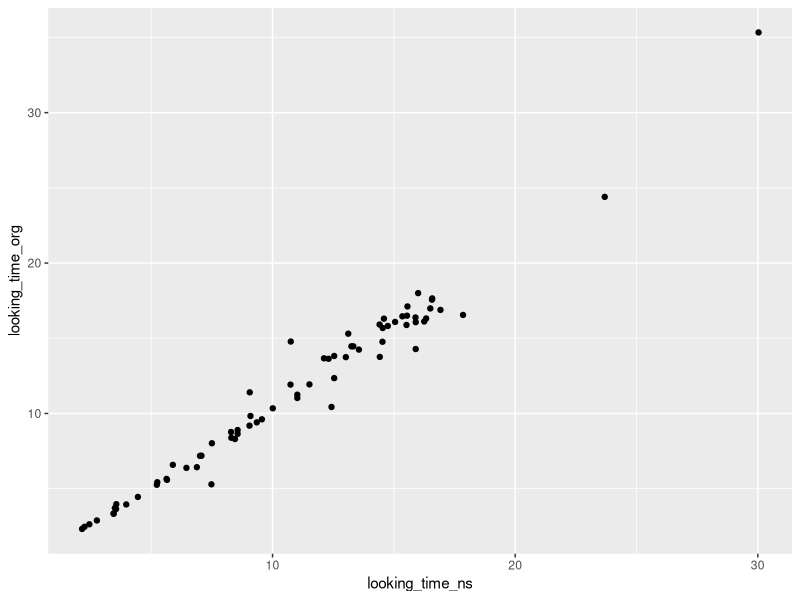
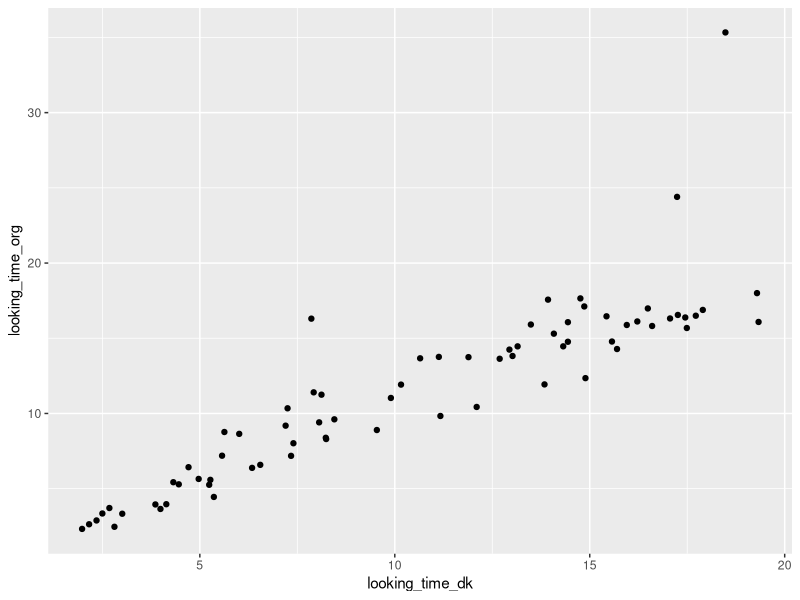
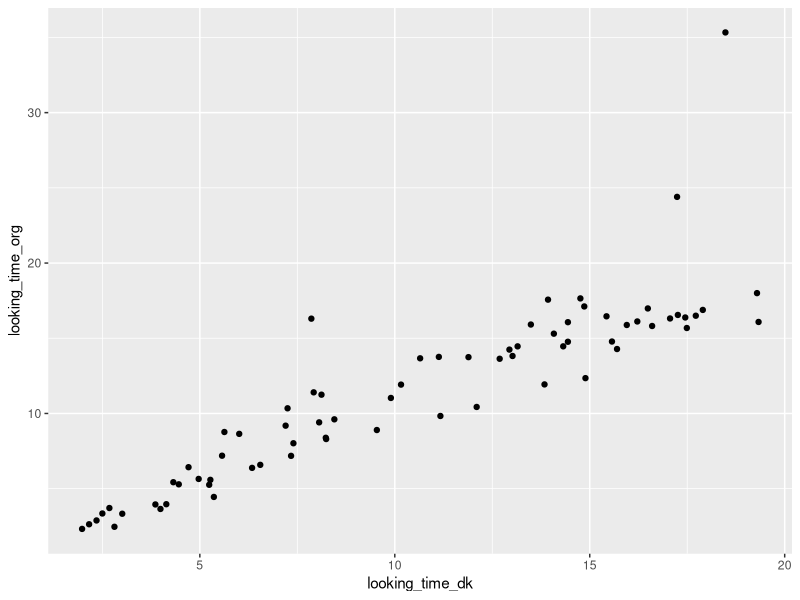
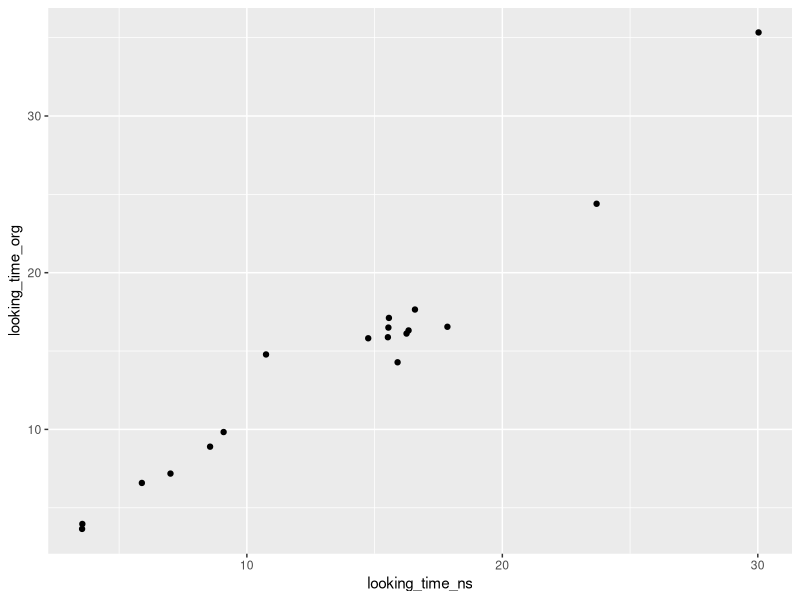
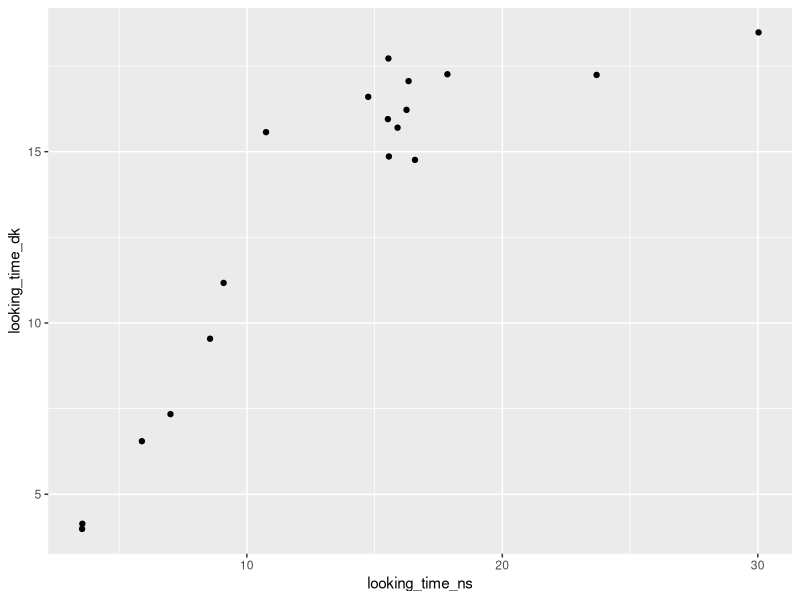
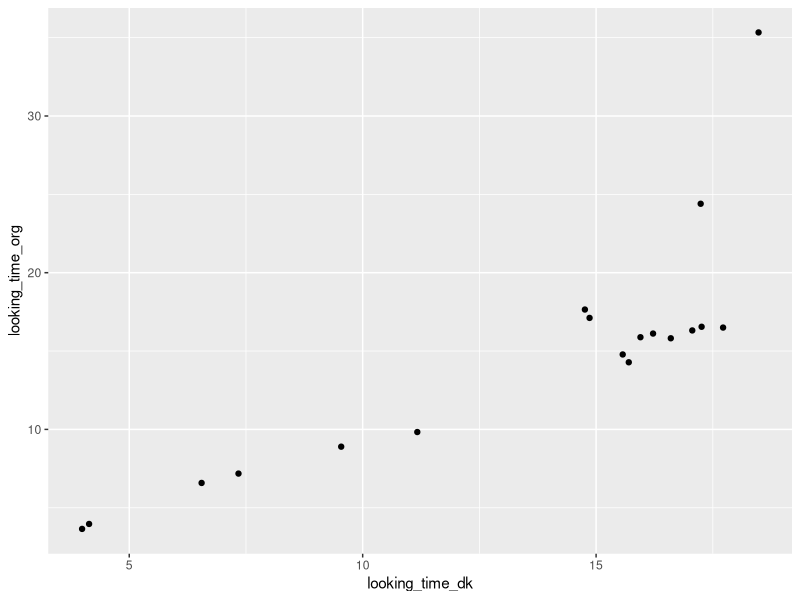

Here is the R script that generated these plots, in order:
## ---- chunk 1
library(readr)
library(tidyverse)
library(psych)
## ---- chunk 2

irr <- read_csv("datacollectionns.csv") 

## ---- chunk 3

ggplot(irr, aes(x=looking_time_ns, y=looking_time_org)) +
  geom_point()

## ---- chunk 4
ggplot(irr, aes(x=looking_time_dk, y=looking_time_org)) +
  geom_point()

## ---- chunk 5
ggplot(irr, aes(x=looking_time_dk, y=looking_time_org)) +
  geom_point()

## ---- chunk 6

irr %>%
  select(looking_time_ns, looking_time_org, looking_time_dk) %>% 
  corr.test() %>% 
  print(short=FALSE)

## ---- chunk 7

sub5 <- irr %>% 
  filter(subid == 5)

## ---- chunk 8

sub12 <- irr %>% 
  filter(subid == 12)

sub25 <- irr %>% 
  filter(subid == 25)

sub33 <- irr %>% 
  filter(subid == 33)
## ---- chunk 9

ggplot(sub12, aes(x=looking_time_ns, y=looking_time_org)) +
  geom_point()

ggplot(sub12, aes(x=looking_time_ns, y=looking_time_dk)) +
  geom_point()

ggplot(sub12, aes(x=looking_time_dk, y=looking_time_org)) +
  geom_point()

## ---- chunk 10
sub5 %>%
  select(looking_time_ns, looking_time_org, looking_time_dk) %>% 
  corr.test() %>% 
  print(short=FALSE)

sub12 %>%
  select(looking_time_ns, looking_time_org, looking_time_dk) %>% 
  corr.test() %>% 
  print(short=FALSE)

sub25 %>%
  select(looking_time_ns, looking_time_org, looking_time_dk) %>% 
  corr.test() %>% 
  print(short=FALSE)

sub33 %>%
  select(looking_time_ns, looking_time_org, looking_time_dk) %>% 
  corr.test() %>% 
  print(short=FALSE)

